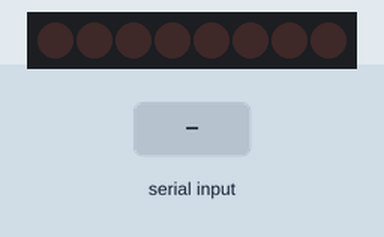
A sketch run on a simulated Arduino Uno, built with avr-gcc and run on an emulated ATmega328P. Shown: 8 shift-register outputs drawn as a row of LEDs (first output left, lit = HIGH). Wiring (inferred from the names in the program): shift register (74HC595): data pin 12; shift clock pin 9; latch pin 11. Wiring (inferred from the signals the program sends): row of LEDs: on Q0, Q1, Q2, Q3, Q4, Q5, Q6, Q7. The test bench sets the inputs (shaded band).

Above: at 1.2 s.
1.3 s: "1" received over Serial
At 3.1 s:
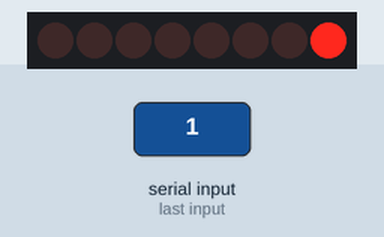
At 4.1 s:
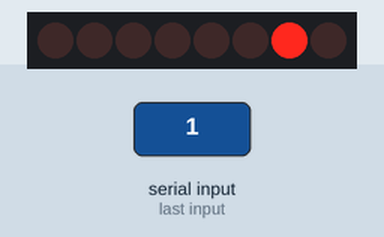
Timing chart, 0 to 11.8 s (numbered marks = the images above; inputs shaded):
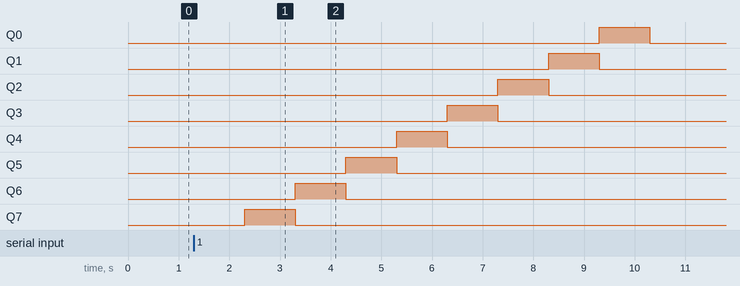

The sketch:

44.74hc595_logical_sifit_left_shifi_right.ino
```cpp
int latchPin = 11;
int clockPin = 9;
int dataPin = 12;


byte LEDs = 0xFF;
byte offLED = 0x00;

String command;

byte myByte1 = 0b10000000;
byte myByte2 = 0b00000001;


void setup() {
  // put your setup code here, to run once:

  pinMode(latchPin, OUTPUT);
  pinMode(dataPin, OUTPUT);
  pinMode(clockPin, OUTPUT);

  Serial.begin(9600);
}


void loop() {
  // put your main code here, to run repeatedly:

  while(Serial.available()==0){}

  command = Serial.readString();

  if(command == "off"){
    digitalWrite(latchPin, LOW);
    shiftOut(dataPin, clockPin, LSBFIRST, offLED);
    digitalWrite(latchPin, HIGH);
  }
  else{

    for(int i = 0; i < 128; i++){
      // latch pin low, put the data in
      digitalWrite(latchPin, LOW);

      // send the data
      // Shifts out a byte of data one bit at a time.
      // Starts from either the most (i.e. the leftmost) or least (rightmost) significant bit
      // shiftOut(dataPin, clockPin, bitOrder, value)
      shiftOut(dataPin, clockPin, LSBFIRST, myByte2);

      // set latch pin high to latch the value
      digitalWrite(latchPin, HIGH);

      // the essence of right shift is divide 2
      // te essence of left shift is multiple 2
      myByte2 = myByte2 * 2;

      delay(1000);
    }

  }

}
```

Measured:
- after the input at 1.3 s, Q0: LOW → HIGH after 8.0 s, → LOW 1.0 s later; Q1: LOW → HIGH after 7.0 s, → LOW 1.0 s later; Q2: LOW → HIGH after 6.0 s, → LOW 1.0 s later; Q3: LOW → HIGH after 5.0 s, → LOW 1.0 s later; Q4: LOW → HIGH after 4.0 s, → LOW 1.0 s later
